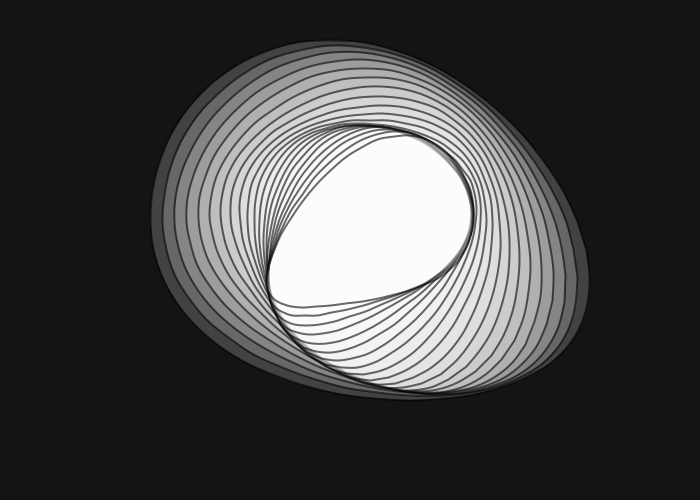
Frame 1 (no input)
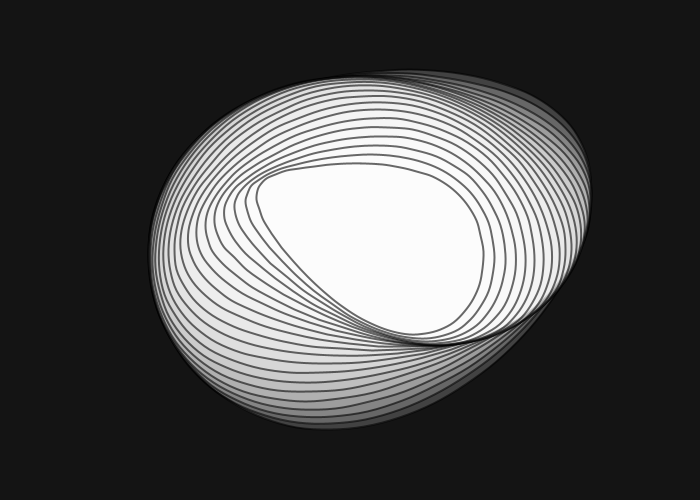
Frame 60 (the mouse pressed at the canvas centre just before this capture)
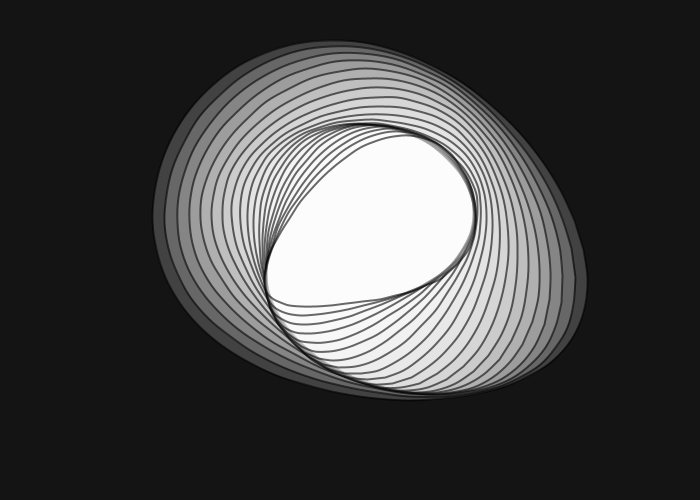
Frame 120 (the mouse held since frame 60 and released just before this capture)

The Processing sketch that drew these frames (run headless with seeded random() and noise(); from frame 60 on, the mouse is pressed at the canvas centre):

// Processing sketch: processing_155103
// ── processing_155103.pde

int num = 40;
int circles = 20;
float theta, x, y, xp, yp;

void setup() {
  size(700, 500);
}

void draw() {
  background(20);
  fill(255, 50);
  stroke(0,150);
  strokeWeight(2);
  for (int i=0; i<circles; i++) {
    drawWobble(180-i*5,PI/circles*i);
  }
  theta += 0.0523;
}

void drawWobble(float radius, float offSet) {
  beginShape();
  for (int i=0; i<num; i++) {
    x = width/2+cos(TWO_PI/num*i+offSet)*radius*1.2;
    y = height/2+sin(TWO_PI/num*i+offSet)*radius;
    xp = map(sin(theta+(TWO_PI/num*i)), -1, 1, -20, 60);
    yp = map(cos(theta+(TWO_PI/num*i)*2), -1, 1, -30, 0);
    if (i==0) curveVertex(x+xp, y+yp);
    curveVertex(x+xp, y+yp);
    if (i==num-1) curveVertex(x+xp, y+yp);
  }
  endShape(CLOSE);
}
